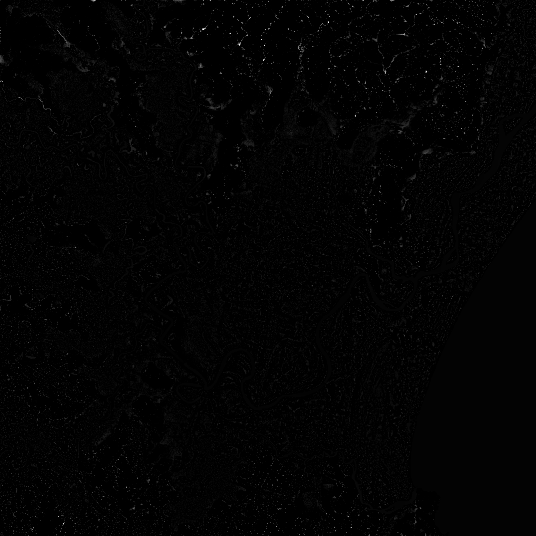
#> input picture for_dev/High-fidelity_flood_forecasting/60m/Australia/252000.tif, 536 x 536 px; its folder holds only this picture in this run
$ python visualize_flood_60m.py
#> lines starting #> are read from the running program, lines starting #| are printed output that depends on the picture; after the words box and inside, x2 and y2 are one past the last pixel; in counts of white or black regions, pixels touching at a corner belong together
"""
Visualize Flood Simulation Output - 60m Resolution
====================================================
Comprehensive visualization of flood depth evolution from the simulation.
Includes static plots, time series analysis, and optional animation.
"""

import numpy as np
import matplotlib.pyplot as plt
import tifffile
from pathlib import Path
from tqdm import tqdm
from matplotlib.animation import FuncAnimation, PillowWriter, FFMpegWriter
import warnings

# ============================================================================
# Configuration
# ============================================================================

# Path to flood simulation output
DATA_ROOT = Path("..") / "FloodCastBench_Dataset-and-Models-main" / "Data_Generation_Code" / "FloodCastBench"
FLOOD_OUTPUT_DIR = DATA_ROOT / "High-fidelity_flood_forecasting" / "60m" / "Australia"
DEM_PATH = DATA_ROOT / "Relevant_data" / "DEM" / "Australia_DEM.tif"

# ============================================================================
# Functions
# ============================================================================

def load_flood_timeseries(output_dir, max_files=None):
    """Load flood depth time series"""
#> called with max_files = 100
    # Find all .tif files and sort them
    flood_files = sorted(list(output_dir.glob("*.tif")))

    if not flood_files:
        raise FileNotFoundError(f"No flood output files found in {output_dir}")

    print(f"Found {len(flood_files)} flood depth timesteps")

    if max_files:
        flood_files = flood_files[:max_files]
        print(f"Limiting to first {max_files} timesteps")

    # Extract timestamps from filenames (assuming format: timestamp.tif or flood_timestamp.tif)
    timestamps = []
    for ff in flood_files:
        try:
            # Try to extract numeric value from filename
            timestamp = float(ff.stem.replace('flood_', '').replace('_', ''))
            timestamps.append(timestamp)
        except:
            # If failed, use index
            timestamps.append(len(timestamps))

    return flood_files, timestamps


def visualize_flood_static(output_dir, dem_path=None, max_timesteps=100):
    """
    Create comprehensive static visualization of flood evolution.

    Args:
        output_dir: Path to directory containing flood depth outputs
        dem_path: Optional path to DEM for overlay
        max_timesteps: Maximum number of timesteps to load for analysis
    """
    print("\n" + "="*60)
    print("LOADING FLOOD DATA")
    print("="*60)

    # Load flood data
    flood_files, timestamps = load_flood_timeseries(output_dir, max_files=max_timesteps)

    print(f"\nLoading {len(flood_files)} timesteps...")
    all_floods = []
    for ff in tqdm(flood_files, desc="Reading files"):
        flood = tifffile.imread(ff)
#> flood is the input picture: shape (536, 536) float32; min 0.000379, max 5.28, mean 0.0619
        all_floods.append(flood)

    all_floods = np.array(all_floods)
    print(f"✓ Loaded flood data: {all_floods.shape}")
#| ✓ Loaded flood data: (1, 536, 536)

    # Load DEM if available
    dem = None
    if dem_path and dem_path.exists():
        dem = tifffile.imread(dem_path)
        print(f"✓ DEM loaded: {dem.shape}")

    # Convert timestamps to hours (assuming they're in seconds)
    times_hours = np.array(timestamps) / 3600

    print("\n" + "="*60)
    print("CREATING VISUALIZATIONS")
    print("="*60)

    # Create comprehensive figure
    fig = plt.figure(figsize=(22, 14))
    gs = fig.add_gridspec(4, 5, hspace=0.4, wspace=0.4)

    # Calculate global max for consistent color scale
    vmax_global = np.percentile(all_floods, 99)
#> vmax_global = 0.598

    # ========================================================================
    # Row 1: Snapshots at different times
    # ========================================================================

    # Initial state
    ax1 = fig.add_subplot(gs[0, 0])
    im1 = ax1.imshow(all_floods[0], cmap='Blues', vmin=0, vmax=vmax_global)
    ax1.set_title(f'Initial (t=0)\n{times_hours[0]:.1f} hrs', fontweight='bold', fontsize=10)
    ax1.axis('off')
    plt.colorbar(im1, ax=ax1, fraction=0.046, pad=0.04, label='Depth (m)')

    # 25% through simulation
    idx_25 = len(all_floods) // 4
#> idx_25 = 0
    ax2 = fig.add_subplot(gs[0, 1])
    im2 = ax2.imshow(all_floods[idx_25], cmap='Blues', vmin=0, vmax=vmax_global)
    ax2.set_title(f'25% ({idx_25})\n{times_hours[idx_25]:.1f} hrs', fontweight='bold', fontsize=10)
    ax2.axis('off')
    plt.colorbar(im2, ax=ax2, fraction=0.046, pad=0.04, label='Depth (m)')

    # 50% through simulation
    idx_50 = len(all_floods) // 2
#> idx_50 = 0
    ax3 = fig.add_subplot(gs[0, 2])
    im3 = ax3.imshow(all_floods[idx_50], cmap='Blues', vmin=0, vmax=vmax_global)
    ax3.set_title(f'50% ({idx_50})\n{times_hours[idx_50]:.1f} hrs', fontweight='bold', fontsize=10)
    ax3.axis('off')
    plt.colorbar(im3, ax=ax3, fraction=0.046, pad=0.04, label='Depth (m)')

    # 75% through simulation
    idx_75 = 3 * len(all_floods) // 4
#> idx_75 = 0
    ax4 = fig.add_subplot(gs[0, 3])
    im4 = ax4.imshow(all_floods[idx_75], cmap='Blues', vmin=0, vmax=vmax_global)
    ax4.set_title(f'75% ({idx_75})\n{times_hours[idx_75]:.1f} hrs', fontweight='bold', fontsize=10)
    ax4.axis('off')
    plt.colorbar(im4, ax=ax4, fraction=0.046, pad=0.04, label='Depth (m)')

    # Final state
    ax5 = fig.add_subplot(gs[0, 4])
    im5 = ax5.imshow(all_floods[-1], cmap='Blues', vmin=0, vmax=vmax_global)
    ax5.set_title(f'Final ({len(all_floods)-1})\n{times_hours[-1]:.1f} hrs', fontweight='bold', fontsize=10)
    ax5.axis('off')
    plt.colorbar(im5, ax=ax5, fraction=0.046, pad=0.04, label='Depth (m)')

    # ========================================================================
    # Row 2: Analysis maps
    # ========================================================================

    # Maximum flood depth (envelope)
    ax6 = fig.add_subplot(gs[1, 0])
    max_flood = np.max(all_floods, axis=0)
    im6 = ax6.imshow(max_flood, cmap='jet', vmin=0, vmax=np.max(max_flood))
    ax6.set_title('Maximum Flood Depth\n(all timesteps)', fontweight='bold', fontsize=10)
    ax6.axis('off')
    plt.colorbar(im6, ax=ax6, fraction=0.046, pad=0.04, label='Max Depth (m)')

    # Mean flood depth
    ax7 = fig.add_subplot(gs[1, 1])
    mean_flood = np.mean(all_floods, axis=0)
    im7 = ax7.imshow(mean_flood, cmap='YlGnBu', vmin=0, vmax=np.max(mean_flood))
    ax7.set_title('Mean Flood Depth\n(temporal average)', fontweight='bold', fontsize=10)
    ax7.axis('off')
    plt.colorbar(im7, ax=ax7, fraction=0.046, pad=0.04, label='Mean Depth (m)')

    # Flood arrival time
    ax8 = fig.add_subplot(gs[1, 2])
    arrival_time = np.full(all_floods[0].shape, -1, dtype=float)
    for t_idx, flood in enumerate(all_floods):
        first_flood = (flood > 0.05) & (arrival_time < 0)
        arrival_time[first_flood] = times_hours[t_idx]
#> this loop made 1 pass
#> t_idx on pass 1: 0
#> pass 1, in visualize_flood_static, `first_flood = (flood > 0.05) & (arrival_time < 0)`:
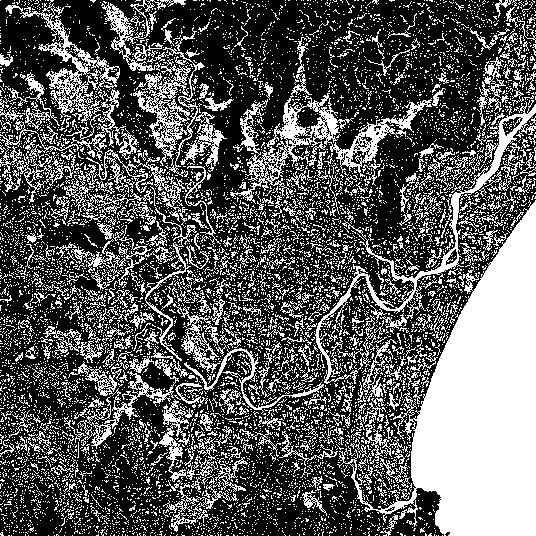
#> first_flood: shape (536, 536) bool; 35.8% white; 8007 white regions (7566 under 20 px), largest, box (x1, y1, x2, y2) and area: (337, 200, 536, 536) 29396, (230, 73, 432, 204) 4681, (0, 0, 139, 178) 4569
    arrival_time_masked = np.ma.masked_where(arrival_time < 0, arrival_time)
    im8 = ax8.imshow(arrival_time_masked, cmap='viridis')
    ax8.set_title('Flood Arrival Time\n(depth > 5cm)', fontweight='bold', fontsize=10)
    ax8.axis('off')
    plt.colorbar(im8, ax=ax8, fraction=0.046, pad=0.04, label='Time (hours)')

    # Inundation frequency
    ax9 = fig.add_subplot(gs[1, 3])
    inundation_freq = np.sum(all_floods > 0.05, axis=0) / len(all_floods) * 100
    im9 = ax9.imshow(inundation_freq, cmap='YlOrRd', vmin=0, vmax=100)
    ax9.set_title('Inundation Frequency\n(% of time flooded)', fontweight='bold', fontsize=10)
    ax9.axis('off')
    plt.colorbar(im9, ax=ax9, fraction=0.046, pad=0.04, label='Frequency (%)')

    # Depth change (final - initial)
    ax10 = fig.add_subplot(gs[1, 4])
    depth_change = all_floods[-1] - all_floods[0]
#> depth_change: shape (536, 536) float32; every value is 0
    vmax_change = np.max(np.abs(depth_change))
#> vmax_change = 0
    im10 = ax10.imshow(depth_change, cmap='RdBu_r', vmin=-vmax_change, vmax=vmax_change)
    ax10.set_title('Depth Change\n(final - initial)', fontweight='bold', fontsize=10)
    ax10.axis('off')
    plt.colorbar(im10, ax=ax10, fraction=0.046, pad=0.04, label='Change (m)')

    # ========================================================================
    # Row 3: Time series analysis
    # ========================================================================

    # Maximum depth evolution
    ax11 = fig.add_subplot(gs[2, 0:2])
    max_depths = np.max(all_floods, axis=(1, 2))
#> max_depths = [5.28]
    mean_depths = np.mean(all_floods, axis=(1, 2))
#> mean_depths = [0.0619]

    ax11.plot(times_hours, max_depths, 'r-', linewidth=2, label='Max Depth', alpha=0.8)
    ax11.plot(times_hours, mean_depths, 'b-', linewidth=2, label='Mean Depth', alpha=0.8)
    ax11.fill_between(times_hours, 0, max_depths, alpha=0.2, color='red')
    ax11.set_xlabel('Time (hours)', fontweight='bold')
    ax11.set_ylabel('Water Depth (m)', fontweight='bold')
    ax11.set_title('Flood Depth Evolution', fontweight='bold', fontsize=11)
    ax11.legend(loc='best')
    ax11.grid(True, alpha=0.3)

    # Flooded area evolution
    ax12 = fig.add_subplot(gs[2, 2:4])
    flooded_area_05cm = np.sum(all_floods > 0.05, axis=(1, 2))
#> flooded_area_05cm = [102826]
    flooded_area_10cm = np.sum(all_floods > 0.10, axis=(1, 2))
#> flooded_area_10cm = [47794]
    flooded_area_50cm = np.sum(all_floods > 0.50, axis=(1, 2))
#> flooded_area_50cm = [4030]

    ax12.plot(times_hours, flooded_area_05cm, 'b-', linewidth=2, label='> 5cm', alpha=0.8)
    ax12.plot(times_hours, flooded_area_10cm, 'g-', linewidth=2, label='> 10cm', alpha=0.8)
    ax12.plot(times_hours, flooded_area_50cm, 'r-', linewidth=2, label='> 50cm', alpha=0.8)
    ax12.fill_between(times_hours, 0, flooded_area_05cm, alpha=0.2, color='blue')
    ax12.set_xlabel('Time (hours)', fontweight='bold')
    ax12.set_ylabel('Flooded Area (pixels)', fontweight='bold')
    ax12.set_title('Flooded Area Evolution by Depth Threshold', fontweight='bold', fontsize=11)
    ax12.legend(loc='best')
    ax12.grid(True, alpha=0.3)

    # Depth distribution over time
    ax13 = fig.add_subplot(gs[2, 4])
    # Sample depths at different times
    for idx, label, color in [(0, 'Initial', 'lightblue'),
                               (idx_50, 'Middle', 'blue'),
                               (-1, 'Final', 'darkblue')]:
        depths = all_floods[idx][all_floods[idx] > 0.01].flatten()
        if len(depths) > 0:
            ax13.hist(depths, bins=30, alpha=0.5, label=label, color=color, edgecolor='black')
#> this loop made 3 passes
#> (idx, label, color) on passes 2 to 3: (0, 'Middle', 'blue'), (-1, 'Final', 'darkblue')
#> (label, color) on pass 1: ('Initial', 'lightblue')
    ax13.set_xlabel('Depth (m)', fontweight='bold')
    ax13.set_ylabel('Frequency', fontweight='bold')
    ax13.set_title('Depth Distribution\n(wet areas)', fontweight='bold', fontsize=10)
    ax13.legend()
    ax13.grid(True, alpha=0.3)

    # ========================================================================
    # Row 4: Statistics and overlay
    # ========================================================================

    # Overlay on DEM (if available)
    ax14 = fig.add_subplot(gs[3, 0:2])
    if dem is not None:
        ax14.imshow(dem, cmap='terrain', alpha=0.6)
        flood_overlay = np.ma.masked_where(all_floods[-1] <= 0.01, all_floods[-1])
        im14 = ax14.imshow(flood_overlay, cmap='Blues', alpha=0.7, vmin=0, vmax=vmax_global)
        ax14.set_title('Final Flood Overlaid on DEM', fontweight='bold', fontsize=11)
        plt.colorbar(im14, ax=ax14, fraction=0.046, pad=0.04, label='Depth (m)')
    else:
        ax14.text(0.5, 0.5, 'DEM not available', ha='center', va='center',
                 transform=ax14.transAxes, fontsize=14)
        ax14.set_title('DEM Overlay (N/A)', fontweight='bold', fontsize=11)
    ax14.axis('off')

    # Cross-section profile
    ax15 = fig.add_subplot(gs[3, 2:4])
    center_y = all_floods.shape[1] // 2
#> center_y = 268

    # Plot profiles at different times
    x_pixels = np.arange(all_floods.shape[2])
#> x_pixels = 536 values from 0 to 535
    for idx, label, color, style in [(0, 'Initial', 'lightblue', '-'),
                                      (idx_50, 'Middle', 'blue', '--'),
                                      (-1, 'Final', 'darkblue', '-')]:
        profile = all_floods[idx, center_y, :]
        ax15.plot(x_pixels, profile, style, linewidth=2, label=label, color=color, alpha=0.8)
#> this loop made 3 passes

    if dem is not None:
        profile_dem = dem[center_y, :]
        ax_dem = ax15.twinx()
        ax_dem.plot(x_pixels, profile_dem, 'brown', linestyle=':', linewidth=1.5,
                   alpha=0.5, label='Terrain')
        ax_dem.set_ylabel('Elevation (m)', fontweight='bold', color='brown')
        ax_dem.tick_params(axis='y', labelcolor='brown')

    ax15.set_xlabel('X Position (pixels)', fontweight='bold')
    ax15.set_ylabel('Water Depth (m)', fontweight='bold', color='blue')
    ax15.tick_params(axis='y', labelcolor='blue')
    ax15.set_title(f'Cross-Section Profile (row {center_y})', fontweight='bold', fontsize=11)
    ax15.legend(loc='upper left')
    ax15.grid(True, alpha=0.3)

    # Statistics summary
    ax16 = fig.add_subplot(gs[3, 4])
    ax16.axis('off')

    stats_text = "═══ FLOOD STATISTICS ═══\n\n"
    stats_text += f"Grid: {all_floods[0].shape[0]}×{all_floods[0].shape[1]}\n"
    stats_text += f"Timesteps: {len(all_floods)}\n"
    stats_text += f"Duration: {times_hours[-1]:.1f} hrs\n"
    stats_text += f"         ({times_hours[-1]/24:.2f} days)\n\n"

    stats_text += "Initial State:\n"
    stats_text += f"  Max: {np.max(all_floods[0]):>7.3f} m\n"
    stats_text += f"  Flooded: {np.sum(all_floods[0]>0.05):>6,} px\n\n"

    stats_text += "Final State:\n"
    stats_text += f"  Max: {np.max(all_floods[-1]):>7.3f} m\n"
    stats_text += f"  Mean: {np.mean(all_floods[-1][all_floods[-1]>0.05]):>7.3f} m\n"
    stats_text += f"  Flooded: {np.sum(all_floods[-1]>0.05):>6,} px\n\n"

    stats_text += "Maximum Envelope:\n"
    stats_text += f"  Peak: {np.max(max_flood):>7.3f} m\n"
    stats_text += f"  Ever flooded:\n"
    stats_text += f"    {np.sum(max_flood>0.05):>6,} px\n"
    stats_text += f"    ({100*np.sum(max_flood>0.05)/max_flood.size:>5.1f}%)\n\n"

    peak_time_idx = np.argmax(max_depths)
#> peak_time_idx = 0
    stats_text += "Peak Timing:\n"
    stats_text += f"  Time: {times_hours[peak_time_idx]:>7.1f} hrs\n"
    stats_text += f"  Depth: {max_depths[peak_time_idx]:>7.3f} m\n"

    ax16.text(0.05, 0.95, stats_text, transform=ax16.transAxes,
             fontsize=9, verticalalignment='top', fontfamily='monospace',
             bbox=dict(boxstyle='round', facecolor='lightblue', alpha=0.8))

    # Main title
    fig.suptitle('Flood Simulation Visualization - 60m Resolution Australia',
                 fontsize=16, fontweight='bold', y=0.995)

    # Save
    output_path = Path("outputs") / "flood_60m_visualization.png"
    output_path.parent.mkdir(exist_ok=True)
    plt.savefig(output_path, dpi=150, bbox_inches='tight')
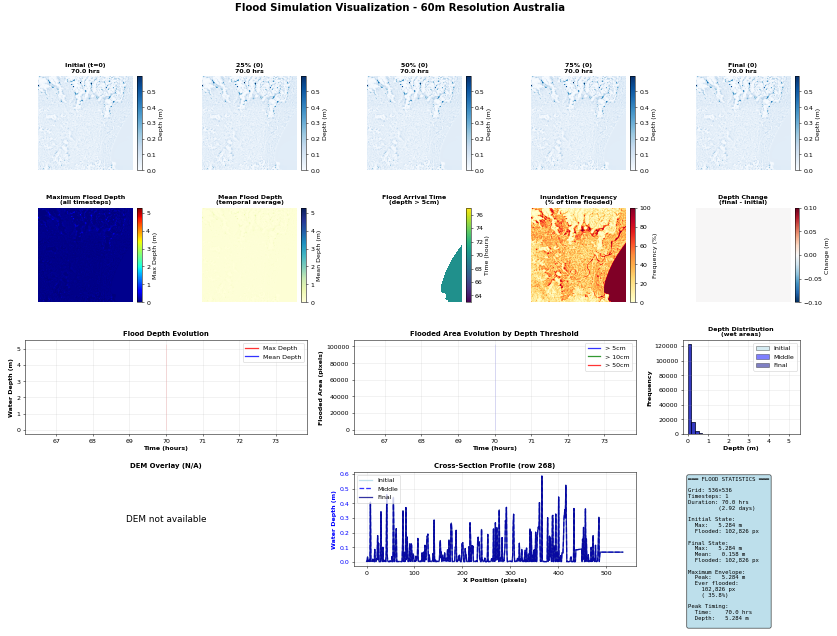
#> figure drawn by matplotlib, 24 panels; panel 23: tallest bar 122085 high, from x = 0.01 to 0.186; panel 23: tallest bar 122085 high, from x = 0.01 to 0.186; panel 23: tallest bar 122085 high, from x = 0.01 to 0.186; panel 24: curve peaks at x = 366, y = 0.586
    print(f"\n✓ Visualization saved to: {output_path}")

    # Print statistics
    print("\n" + "="*60)
    print(stats_text)
#> (printed output is left out)
    print("="*60)

    return fig, all_floods


# [219 lines left out: function create_flood_animation, not called in this run]


# ============================================================================
# Main Execution
# ============================================================================

if __name__ == "__main__":
    print("="*60)
    print("FLOOD VISUALIZATION - 60m Resolution Australia")
    print("="*60)

    # Check if directory exists
    if not FLOOD_OUTPUT_DIR.exists():
        print(f"\n✗ ERROR: Output directory not found at:")
        print(f"  {FLOOD_OUTPUT_DIR}")
        print("\nPlease check the path and update DATA_ROOT if needed.")
        exit(1)

    print(f"\n✓ Found output directory: {FLOOD_OUTPUT_DIR.name}")

    # Menu
    print("\nChoose visualization mode:")
    print("  1. Static visualization (default, first 100 timesteps)")
    print("  2. Static visualization (all timesteps)")
    print("  3. Create animation (all timesteps)")
    print("  4. Create animation (first 100 timesteps - faster)")
    print("  5. Both static + animation (all timesteps)")

    choice = input("\nEnter choice [1-5] (or press Enter for 1): ").strip()

    if choice == "" or choice == "1":
        # Static with 100 timesteps
        fig, flood_data = visualize_flood_static(FLOOD_OUTPUT_DIR, DEM_PATH, max_timesteps=100)
        print("\n✓ Visualization complete!")
        plt.show()

    elif choice == "2":
        # Static with all timesteps
        fig, flood_data = visualize_flood_static(FLOOD_OUTPUT_DIR, DEM_PATH, max_timesteps=None)
        print("\n✓ Visualization complete!")
        plt.show()

    elif choice == "3":
        # Animation with all timesteps (MP4)
        anim, fig = create_flood_animation(
            FLOOD_OUTPUT_DIR,
            max_timesteps=None,
            output_file='flood_60m_animation_full.mp4',
            fps=10
        )
        print("\n✓ Animation complete!")

    elif choice == "4":
        # Animation with 100 timesteps (MP4)
        anim, fig = create_flood_animation(
            FLOOD_OUTPUT_DIR,
            max_timesteps=100,
            output_file='flood_60m_animation_100frames.mp4',
            fps=10
        )
        print("\n✓ Animation complete!")

    elif choice == "5":
        # Both static and animation
        fig_static, flood_data = visualize_flood_static(FLOOD_OUTPUT_DIR, DEM_PATH, max_timesteps=None)
        plt.close(fig_static)

        anim, fig_anim = create_flood_animation(
            FLOOD_OUTPUT_DIR,
            max_timesteps=None,
            output_file='flood_60m_animation_full.mp4',
            fps=10
        )

        print("\n✓ Both visualizations complete!")

    else:
        print("\n✗ Invalid choice. Creating static visualization...")
        fig, flood_data = visualize_flood_static(FLOOD_OUTPUT_DIR, DEM_PATH, max_timesteps=100)
        plt.show()

$ run again, on for_dev/High-fidelity_flood_forecasting/60m/Australia/372300.tif
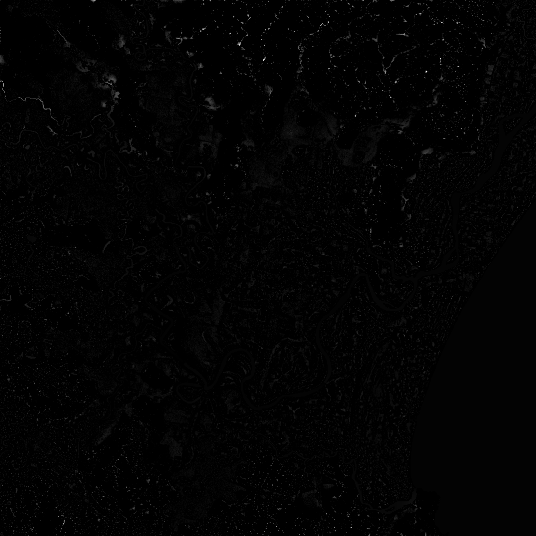
#> input picture for_dev/High-fidelity_flood_forecasting/60m/Australia/372300.tif, 536 x 536 px
#> in visualize_flood_static, flood is the input picture: shape (536, 536) float32; min 4.19e-05, max 7.31, mean 0.0836
#| ✓ Loaded flood data: (1, 536, 536)
#> vmax_global = 0.837
#> idx_25 = 0
#> the loop in visualize_flood_static, `for t_idx, flood in enumerate(all_floods):` made 1 pass
#> t_idx on pass 1: 0
#> pass 1, in visualize_flood_static, `first_flood = (flood > 0.05) & (arrival_time < 0)`:
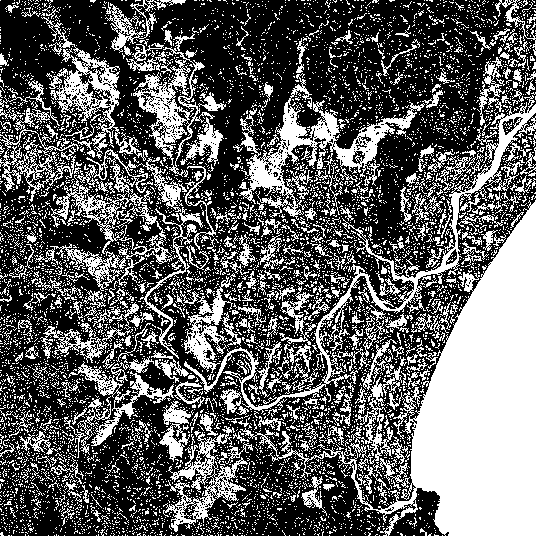
#> first_flood: shape (536, 536) bool; 38.1% white; 7091 white regions (6706 under 20 px), largest, box (x1, y1, x2, y2) and area: (240, 200, 536, 536) 32087, (184, 95, 536, 414) 6536, (239, 73, 425, 220) 5472
#> depth_change: shape (536, 536) float32; every value is 0
#> max_depths = [7.31]
#> mean_depths = [0.0836]
#> flooded_area_05cm = [109345]
#> flooded_area_10cm = [63284]
#> flooded_area_50cm = [7777]
#> the loop in visualize_flood_static, `for idx, label, color in [(0, 'Initial', 'lightblue'), (idx_50, 'Middl..` made 3 passes
#> (idx, label, color) on passes 2 to 3: (0, 'Middle', 'blue'), (-1, 'Final', 'darkblue')
#> the loop in visualize_flood_static, `for idx, label, color, style in [(0, 'Initial', 'lightblue', '-'), (id..` made 3 passes
#> peak_time_idx = 0
#> (printed output is left out)
